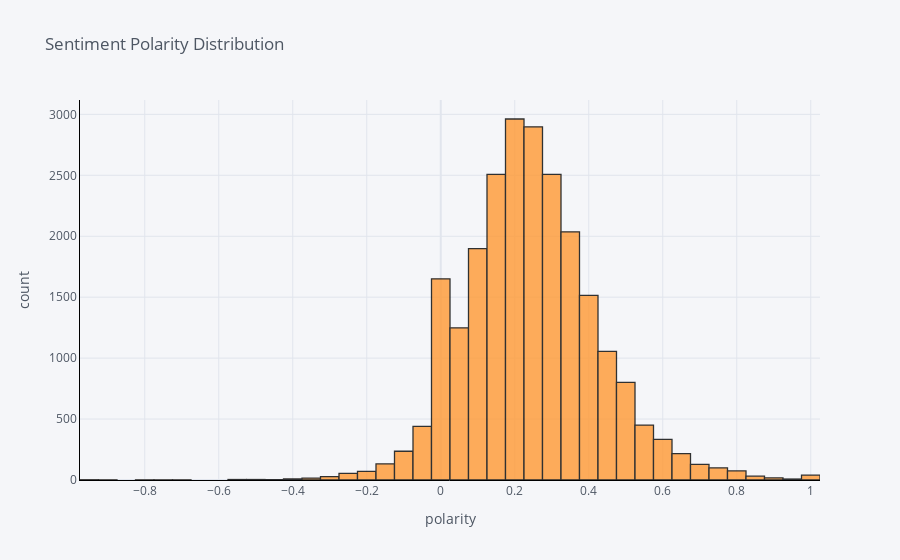

Here is the notebook cell this chart was saved with:
### Markdown cell above
#  Polarity Visualization

### Code cell
df['polarity'].iplot(
    kind='hist',
    bins=50,
    xTitle='polarity',
    linecolor='black',
    yTitle='count',
    title='Sentiment Polarity Distribution')

### Figure 1 — Plotly figure (JSON) as saved in the notebook; plotly's stock layout.template omitted (floating-point values rounded to 4 significant figures; data arrays with more than 128 entries replaced by an {"elided": "..."} marker saying what was removed)
{"data": [{"histfunc": "count", "histnorm": "", "marker": {"color": "rgba(255, 153, 51, 1.0)", "line": {"color": "#000000", "width": 1.3}}, "name": "polarity", "nbinsx": 50, "opacity": 0.8, "orientation": "v", "type": "histogram", "x": {"elided": "23486 float values"}}], "layout": {"barmode": "overlay", "legend": {"bgcolor": "#F5F6F9", "font": {"color": "#4D5663"}}, "paper_bgcolor": "#F5F6F9", "plot_bgcolor": "#F5F6F9", "title": {"font": {"color": "#4D5663"}, "text": "Sentiment Polarity Distribution"}, "xaxis": {"gridcolor": "#E1E5ED", "linecolor": "black", "showgrid": true, "tickfont": {"color": "#4D5663"}, "title": {"font": {"color": "#4D5663"}, "text": "polarity"}, "zerolinecolor": "#E1E5ED"}, "yaxis": {"gridcolor": "#E1E5ED", "linecolor": "black", "showgrid": true, "tickfont": {"color": "#4D5663"}, "title": {"font": {"color": "#4D5663"}, "text": "count"}, "zerolinecolor": "#E1E5ED"}}}
